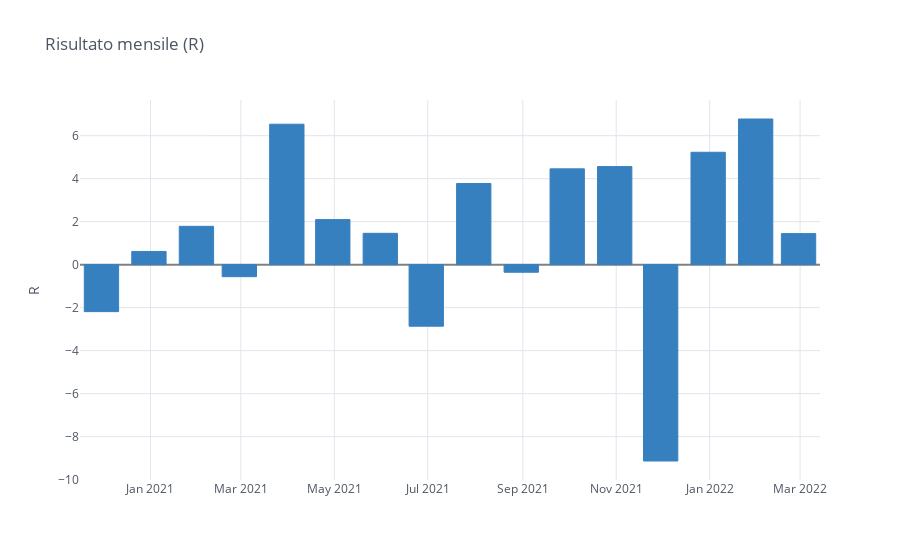

Notebook source saved alongside this figure:
### Code cell
df = full_daniel_by_close.groupby(pd.Grouper(freq='M')).sum()
df.iplot(kind='bar', y='result', color='blue', opacity=1, title='Risultato mensile (R)',
         yTitle='R', zerolinecolor='grey')

### Figure 1 — Plotly figure (JSON) as saved in the notebook; plotly's stock layout.template omitted (floating-point values rounded to 4 significant figures)
{"data": [{"marker": {"color": "rgba(55, 128, 191, 1)", "line": {"color": "rgba(55, 128, 191, 1.0)", "width": 1}}, "name": "result", "orientation": "v", "text": "", "type": "bar", "x": ["2020-11-30 00:00:00+00:00", "2020-12-31 00:00:00+00:00", "2021-01-31 00:00:00+00:00", "2021-02-28 00:00:00+00:00", "2021-03-31 00:00:00+00:00", "2021-04-30 00:00:00+00:00", "2021-05-31 00:00:00+00:00", "2021-06-30 00:00:00+00:00", "2021-07-31 00:00:00+00:00", "2021-08-31 00:00:00+00:00", "2021-09-30 00:00:00+00:00", "2021-10-31 00:00:00+00:00", "2021-11-30 00:00:00+00:00", "2021-12-31 00:00:00+00:00", "2022-01-31 00:00:00+00:00", "2022-02-28 00:00:00+00:00"], "y": [-2.186, 0.6144, 1.782, -0.5601, 6.532, 2.095, 1.457, -2.864, 3.774, -0.3524, 4.456, 4.562, -9.135, 5.228, 6.776, 1.444]}], "layout": {"legend": {"bgcolor": "#FFFFFF", "font": {"color": "#4D5663"}}, "paper_bgcolor": "#FFFFFF", "plot_bgcolor": "#FFFFFF", "title": {"font": {"color": "#4D5663"}, "text": "Risultato mensile (R)"}, "xaxis": {"gridcolor": "#E1E5ED", "showgrid": true, "tickfont": {"color": "#4D5663"}, "title": {"font": {"color": "#4D5663"}, "text": ""}, "zerolinecolor": "grey"}, "yaxis": {"gridcolor": "#E1E5ED", "showgrid": true, "tickfont": {"color": "#4D5663"}, "title": {"font": {"color": "#4D5663"}, "text": "R"}, "zerolinecolor": "grey"}}}
